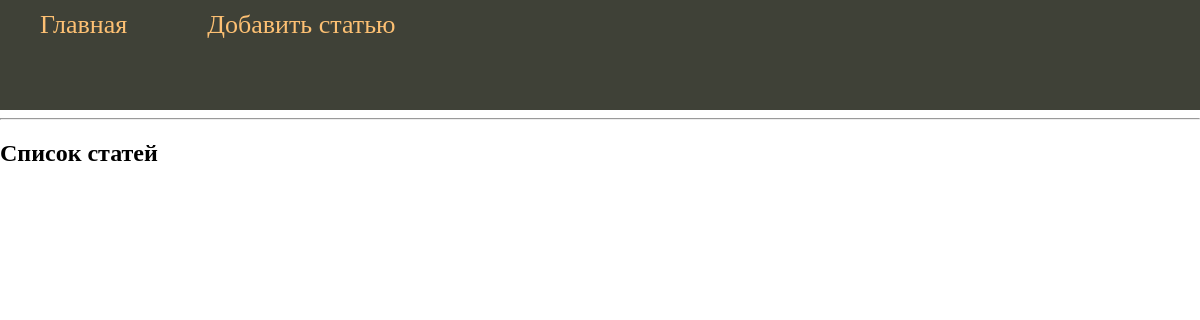
Page /db/index_db on the earlier database version.
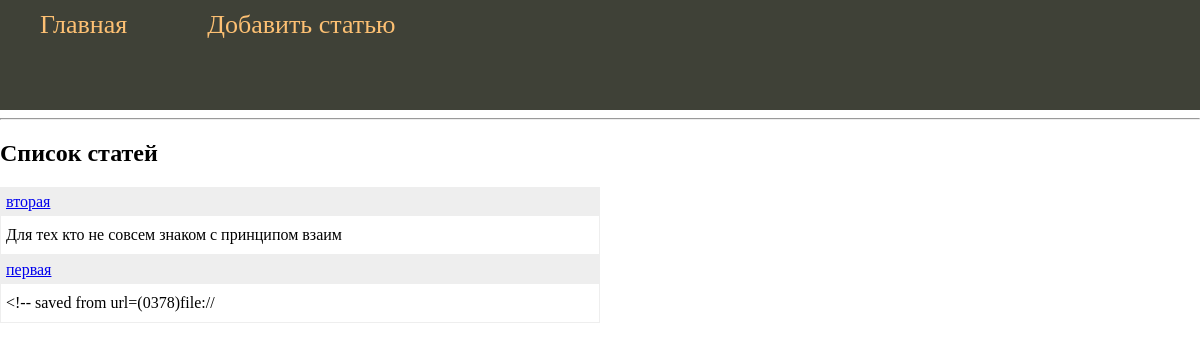
Same page on the later database version.
### tables this page shows
CREATE TABLE mainmenu (
id integer primary key autoincrement,
title text not null,
url text not null
);

CREATE TABLE posts (
id integer primary key autoincrement,
title text not null,
text text not null,
url text not null,
time integer not null
);

### app.py (the view)
@app.route('/db/index_db')
def index_db():
    db = get_db()
    db = FlaskDataBase(db)
    return render_template('index_db.html', menu=db.getmenu(), posts=db.getPosts())

### app.py (called while the page is built)
def connect_db():
    conn = sqlite3.connect(app.config['DATABASE'])
    conn.row_factory = sqlite3.Row
    return conn

def get_db():
    if not hasattr(g, 'link_db'):
        g.link_db = connect_db()
    return g.link_db

### flask_db_class.py (called while the page is built)
    def getmenu(self):
        try:
            sql = ''' SELECT * FROM mainmenu'''
            self.__cur.execute(sql)
            res = self.__cur.fetchall()
            if res: return res
        except:
            print('Ошибка получения меню БД')
        return []

    def getPosts(self):
        try:
            sql = ''' SELECT id, title, text, url FROM posts ORDER BY time DESC'''
            self.__cur.execute(sql)
            res = self.__cur.fetchall()
            if res: return res
        except sqlite3.Error as e:
            print('Ошибка получения статьи из БД', str(e))
        return []

### templates/index_db.html
{% extends 'base_admin.html' %}
{% block content %}
{{ super() }}
<hr>
<h2>Список статей </h2>
<ul class="list-posts">
    {% for p in posts %}
    <li>
        <p class="title"> <a href="{{ url_for('showPost', alias=p.url) }}"> {{ p.title }} </a> </p>
        <p class="annonce"> {{ p.text[:50] | striptags }} </p>
    </li>
    {% endfor %}
</ul>
{% endblock %}

### templates/base_admin.html (shortened to what this page needs)
<!DOCTYPE html>
<html lang="en">
<head>
    <link type="text/css" href="{{url_for('static', filename='css/styles.css')}}" rel="stylesheet" />
</head>
<body>
{% block content -%}
        {%- block mainmenu -%}
<ul class="mainmenu">
    {% for m in menu -%}
    <li><a href="{{url_for(m.url)}}"> {{m.title}} </a> </li>
    {% endfor -%}
</ul>
        {% endblock mainmenu -%}
{% endblock -%}
</body>
</html>

### static/css/styles.css (style rules this page uses)
html, body { margin:0; padding: 0; }
ul.mainmenu { list-style:none; background: #3F4137; height:110px; margin:0px; padding:0px; color:#fdc073; font-size:26px; overflow:hidden; }
ul.mainmenu li { float:left; margin: 10px 40px 0px 40px }
ul.mainmenu a { color: #fdc073; text-decoration:none; }
ul.list-posts { list-style:none; margin:0; padding:0; max-width: 600px; }
ul.list-posts li { margin: 20p 0 0 0; border: 1px solid #eee; }
ul.list-posts .title { margin: 0; padding: 5px; background: #eee; }
ul.list-posts .annonce { margin: 0; padding: 10px 5px 10px 5px; }

Differences in the rows shown:
added posts: title "вторая", text "Для тех кто не совсем знаком с принципом взаим"
added posts: title "первая", text "<!-- saved from url=(0378)file://"
